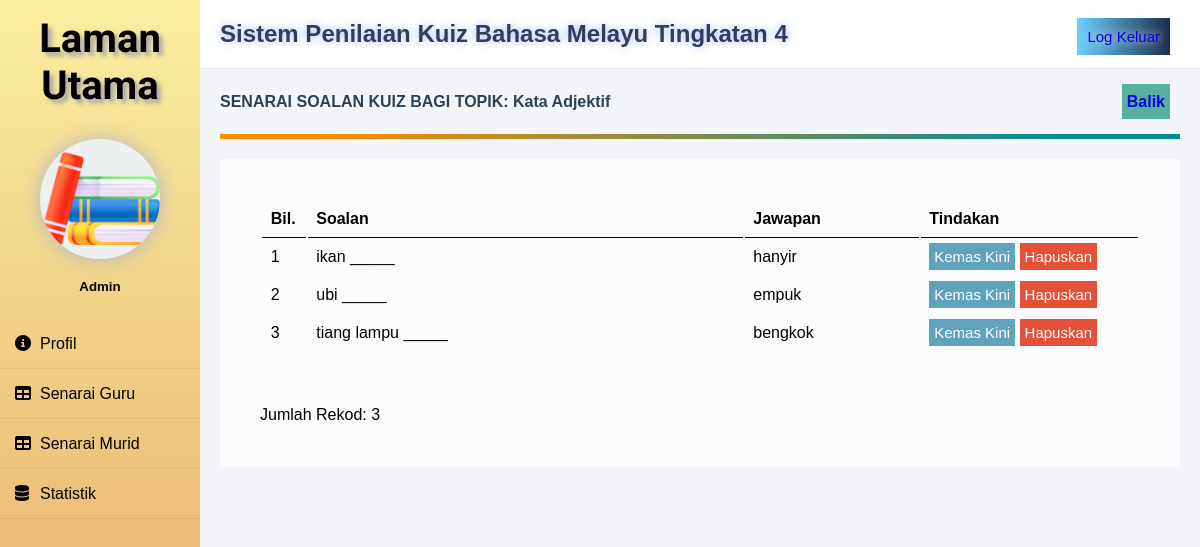
/koleksisoalankuiz.php?idtopik=T01 (signed in), run on an earlier commit of the app's database.
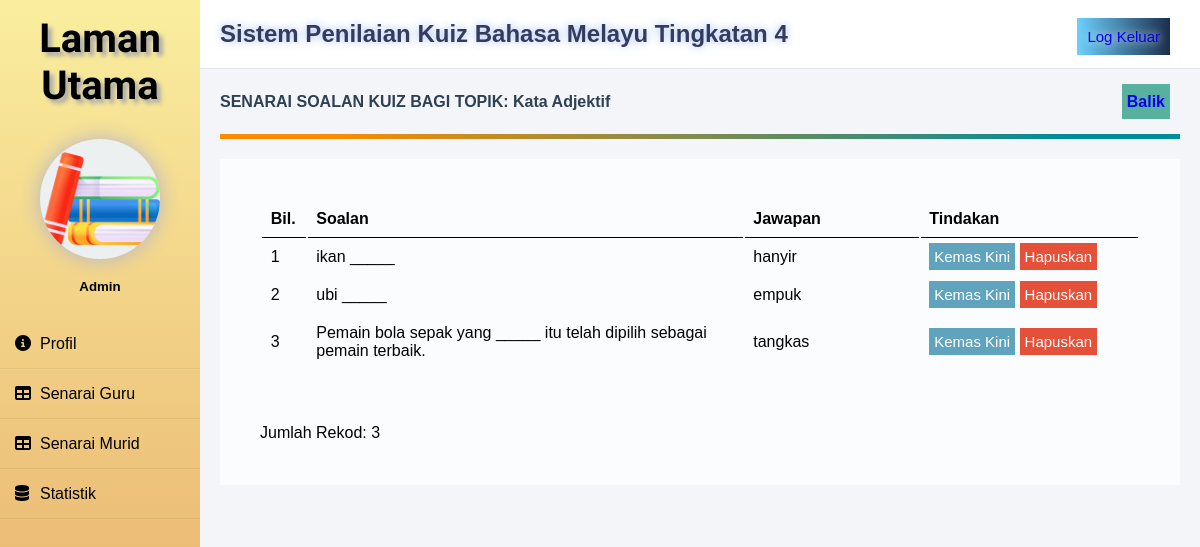
And on a later commit of the database.
### tables this page shows
CREATE TABLE `topik` (
  `idtopik` varchar(10) NOT NULL,
  `topik` varchar(30) NOT NULL,
  `idpengguna` varchar(10) NOT NULL
);

CREATE TABLE `pilihan` (
  `idpilihan` varchar(10) NOT NULL,
  `plhjwp` varchar(80) NOT NULL,
  `jwp` varchar(5) NOT NULL,
  `idsoal` varchar(10) NOT NULL
);

CREATE TABLE `soalan` (
  `idsoal` varchar(10) NOT NULL,
  `nosoal` varchar(5) NOT NULL,
  `soal` varchar(100) NOT NULL,
  `idtopik` varchar(10) NOT NULL
);

### koleksisoalankuiz.php (the view, shortened to what this page needs)
<?php
require 'connect.php';
include('template/sidebar.php');
$topikpilihan=$_GET['idtopik'];
$result = mysqli_query($conn, "SELECT * FROM topik WHERE idtopik='$topikpilihan'");
while ($res=mysqli_fetch_array($result)){
    $papartopik=$res['topik'];
}
?>
<head>
    <link rel="stylesheet" href="css/koleksisoalankuizstyle.css?v=<?php echo time(); ?>">
</head>
        <div class="space">
            <div class="header">
                <h2>Sistem Penilaian Kuiz Bahasa Melayu Tingkatan 4</h2>
                <div class="logoutbutton"><a href="logout.php">Log Keluar</a></div>
            </div>
            <div class="maincontent">
                <div class="title">SENARAI SOALAN KUIZ BAGI TOPIK: <?php echo $papartopik;?></div>
                <div class="balik"><a href="koleksikuizguru.php">Balik</a></div>
                <div class="separator"></div>
                <div class="detailbox">
                    <table class="koleksisoalankuiz" autowidth="false">
                        <thead>
                            <tr>
                                <th style="width: 5%;">Bil.</th>
                                <th style="width: 50%;">Soalan</th>
                                <th style="width: 20%;">Jawapan</th>
                                <th style="width: 25%;">Tindakan</th>
                            </tr>
                        </thead>
                        <?php
                            $bil = 1;
                            $querysoalan = "SELECT * FROM soalan AS q INNER JOIN pilihan AS a ON q.idsoal=a.idsoal
                            WHERE q.idtopik='$topikpilihan' AND a.jwp=1 GROUP BY a.idsoal ORDER BY q.idsoal ASC";
                            $resultquerysoalan = mysqli_query($conn, $querysoalan);
                            while($info1 = mysqli_fetch_array($resultquerysoalan)){ ?>
                            <tr>
                                <td><?php echo $bil++;?></td>
                                <td><?php echo $info1['soal'];?></td>
                                <td><?php echo $info1['plhjwp'];?></td>
                                <td>
                                    <a href="kemaskinisoalan.php?idsoal=<?php echo $info1['idsoal']; ?>" class="kemaskinisoalan">Kemas Kini</a>
                                    <a href="hapuskansoalan.php?idsoal=<?php echo $info1['idsoal']; ?>" class="hapussoalan" onclick="return confirm('Adakah anda ingin menghapuskan soalan ini?')">Hapuskan</a>
                                </td>
                            </tr>
                            <?php } ?>
                    </table>
                    <br><br>Jumlah Rekod: <?php echo $bil-1;?><br>
                </div>
            </div>
        </div>
</body>
</html>

### template/sidebar.php (shortened to what this page needs)
<html>
<head>
    <link rel="stylesheet" href="template/sidebar.css?v=<?php echo time(); ?>">
</head>
<?php
if ($_SESSION['idpengguna']=="G0000"){
?>
<body>
    <div class="wrapper">
        <div class="dashboard">
            <h2>Laman Utama</h2>
            <div class="icon">
                <img src="images/Buku.png" alt="">
            </div>
            <h5>Admin</h5>
            <ul>
                <li><a href="lamanutamaguru.php"><i class="fas fa-info-circle"></i>Profil</a></li>
                <li><a href="senaraiguru.php"><i class="fas fa-table"></i>Senarai Guru</a></li>
                <li><a href="senaraimurid.php"><i class="fas fa-table"></i>Senarai Murid</a></li>
                <li><a href="laporanstatistikadmin.php"><i class="fas fa-database"></i>Statistik</a></li>
            </ul>
        </div>
<?php
} else if($_SESSION['peranan']=="guru") {
?>
<body>
    <div class="wrapper">
        <div class="dashboard">
            <h2>Laman Utama</h2>
            <div class="icon">
                <img src="images/Buku.png" alt="">
            </div>
            <h5>Guru</h5>
            <ul>
                <li><a href="lamanutamaguru.php"><i class="fas fa-info-circle"></i>Profil</a></li>
                <li><a href="koleksikuizguru.php"><i class="fab fa-wpforms"></i>Koleksi Kuiz</a></li>
                <li><a href="prestasitopik.php"><i class="fas fa-table"></i>Prestasi</a></li>
                <li><a href="importmurid.php"><i class="fas fa-file-import"></i>Import</a></li>
            </ul>
        </div>
<?php
}
?>

### template/sidebar.css (style rules this page uses)
* { margin: 0; padding: 0; box-sizing: border-box; list-style: none; font-family: Verdana, Geneva, Tahoma, sans-serif; }
body { margin: 0; padding: 0; background: #f3f5f9; }
.wrapper { display: flex; position: relative; }
.wrapper .dashboard { position: fixed; width: 200px; height: 100%; background-image: linear-gradient(#FAEE9E,#E5A663); padding: 30px 0; }
.wrapper .dashboard h2 { color: #000000; font-family: 'Tangerine', serif; font-size: 40px; text-shadow: 4px 4px 4px #aaa; text-align: center; margin-bottom: 30px; margin-top: -15px; }
.icon img { display: block; margin: 20px auto; width: 60%; border-radius: 50%;; box-shadow: 0 0 20px 0 #b3b3cc; background-color: #ecf0f1; }
h5 { margin-bottom: 25px; color: #000000; text-align: center; }
.wrapper .dashboard ul li { padding: 15px; border-bottom: 1px solid rgba(0,0,0,0.05); border-top: 1px solid rgba(225,225,225,0.05); }
.wrapper .dashboard ul li a { color: #000000; display: block; }
.wrapper .dashboard ul li a .fas { width: 25px; }

### css/koleksisoalankuizstyle.css (style rules this page uses)
* { margin: 0; padding: 0; box-sizing: border-box; list-style: none; font-family: Verdana, Geneva, Tahoma, sans-serif; }
body { margin: 0; padding: 0; background: #f3f5f9; }
.space { width: 100%; margin-left: 200px; }
.header { padding: 20px; background: #fff; color: #000000; border-bottom: 1px solid #e0e4e8; }
.header h2 { color: #353A5F; text-shadow: 0 0 10px #9EBAF3; }
.logoutbutton { padding: 10px; background-image: linear-gradient(90deg,#6CD0FF,#1C2E4C); text-shadow: 0 0 10px #fff; float: right; margin-top: -30px; margin-right: 10px; font-size: 15px; color: #fff; }
a { text-decoration: none; }
.maincontent { margin: 20px; color: #000000; line-height: 25px; }
.maincontent div { margin-bottom: 20px; }
.title { font-weight: bold; color: #2E4053; }
.separator { height: 5px; background-image: linear-gradient(108.9deg, rgba(251,140,0,1) 11.2%, rgba(0,139,155,1) 88.9%); }
.detailbox { position: relative; background: #fff; background-color: rgba(255, 255, 255, 0.7); padding: 40px; }
.balik { background-color: #58B19F; padding: 5px; color: white; text-decoration: none; font-weight: bold; display: inline-block; float: right; margin-top: -50px; margin-right: 10px; }
.koleksisoalankuiz { width: 100%; table-layout: auto; }
table tr th { border-bottom: 1px solid black; padding: 1%; text-align: left; }
table tr td { padding: 1%; }
.kemaskinisoalan { background-color: #60a3bc; padding: 5px; color: white; text-decoration: none; font-size: 15px; }
.hapussoalan { background-color: #e55039; padding: 5px; color: white; text-decoration: none; font-size: 15px; }

What changed in the data, as far as the page shows it:
changed pilihan: idsoal.soal "tiang lampu _____" → "Pemain bola sepak yang _____ itu telah dipilih sebagai pemain terbaik."; plhjwp "bengkok" → "tangkas"
